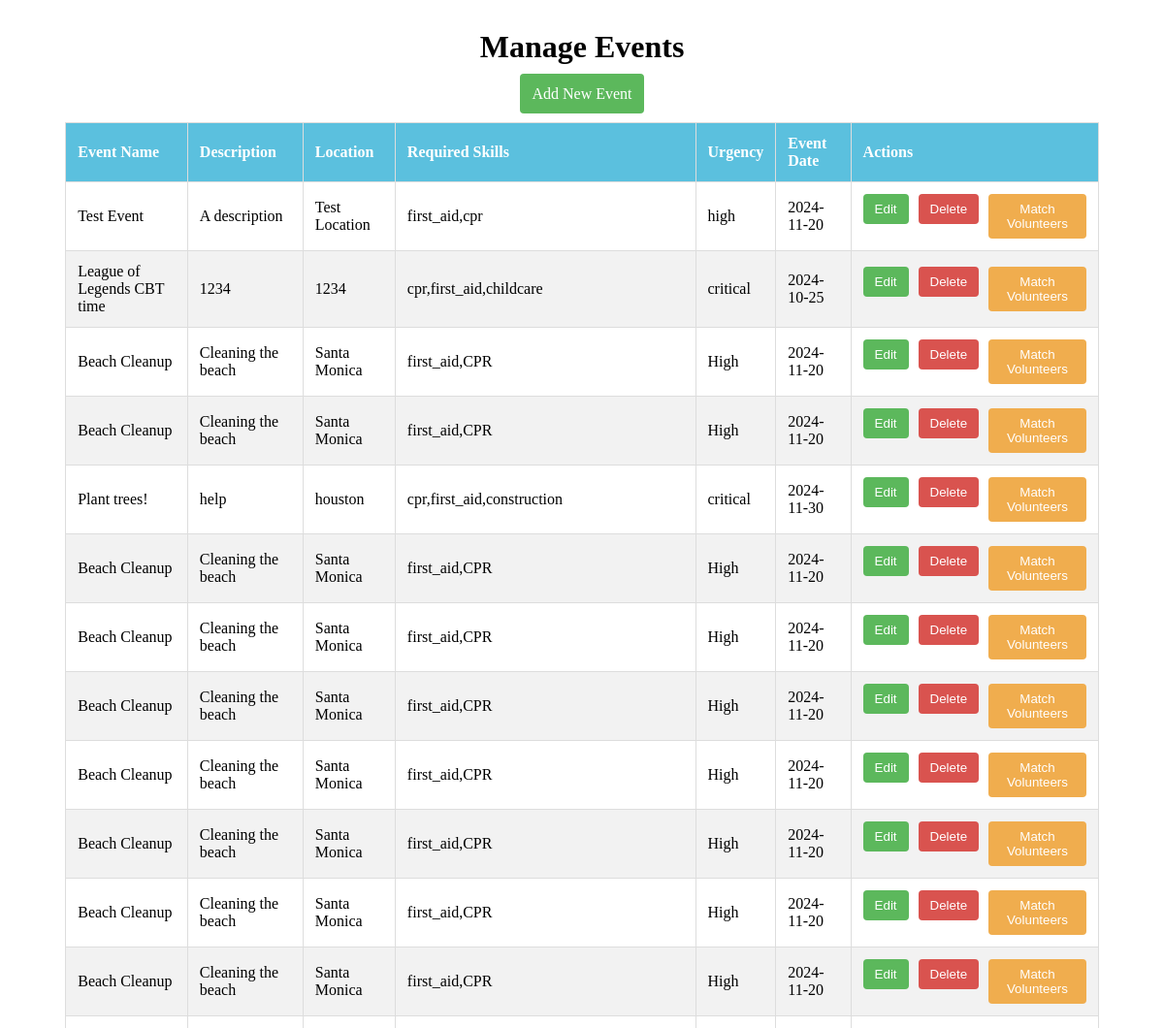
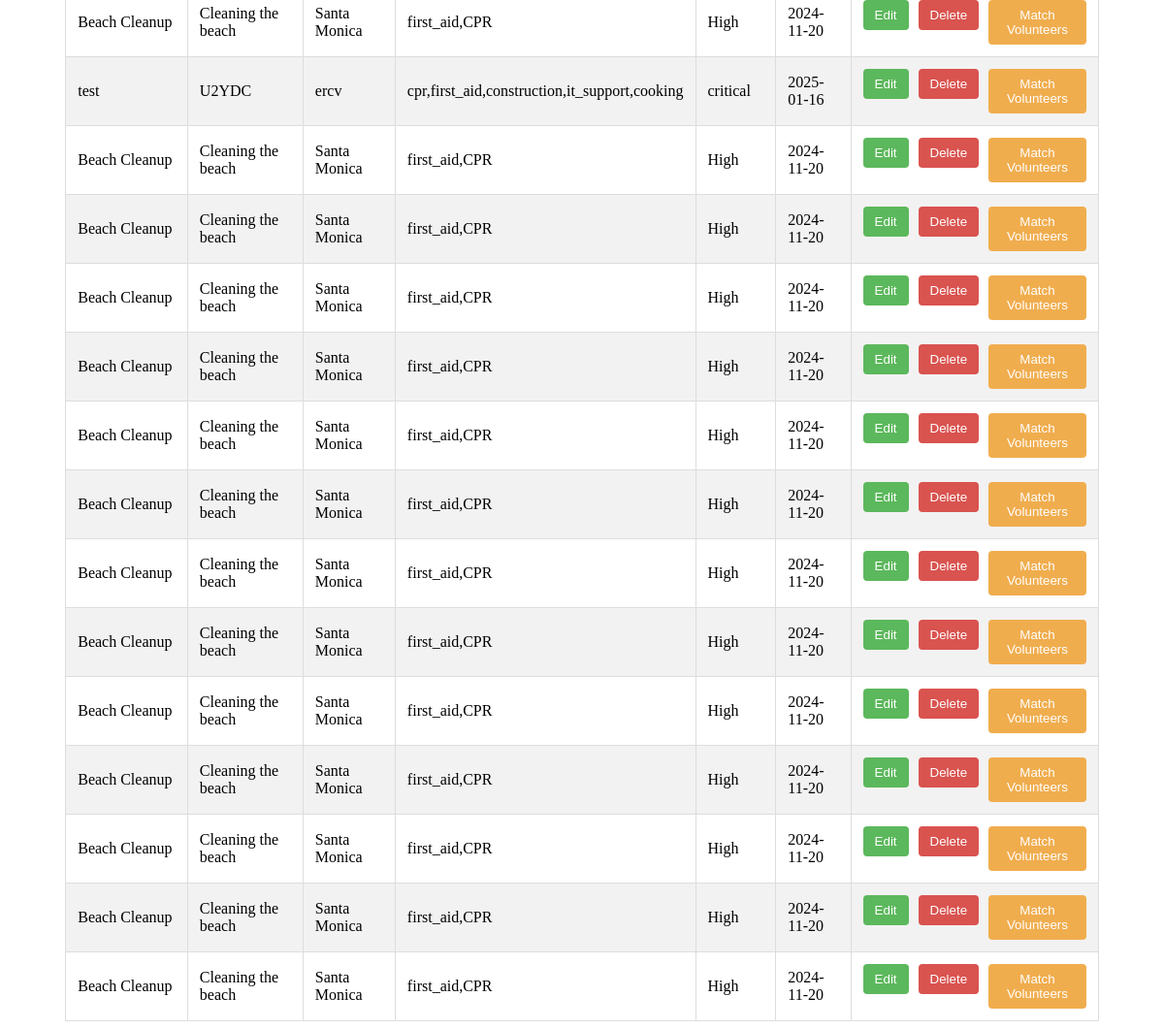
The page /manage_events (signed in) on the database its author committed (2 pictures, top to bottom).
### tables this page shows
CREATE TABLE Events (
    id INTEGER PRIMARY KEY AUTOINCREMENT,
    event_name TEXT NOT NULL,
    event_description TEXT NOT NULL,
    location TEXT NOT NULL,
    required_skills TEXT NOT NULL,
    urgency TEXT NOT NULL,
    event_date DATE NOT NULL,
    created_by INTEGER NOT NULL,
    FOREIGN KEY(created_by) REFERENCES Users(id)
);

### server.py (the view)
@app.route('/manage_events')
def manage_events():
    if 'user_id' not in session or session.get('role') != 'admin':
        return redirect(url_for('splash_screen'))
    events_query = "SELECT * FROM Events"
    events_df = pd.read_sql(events_query, engine)
    events = events_df.to_dict(orient='records')
    return render_template('manage_events.html', events=events)

### templates/manage_events.html (shortened to what this page needs)
<!DOCTYPE html>
<html lang="en">
<head>
</head>
<body>
    <h1>Manage Events</h1>
    <div class="add-event-button">
        <a href="{{ url_for('add_event') }}">Add New Event</a>
    </div>
    <table>
        <thead>
            <tr>
                <th>Event Name</th>
                <th>Description</th>
                <th>Location</th>
                <th>Required Skills</th>
                <th>Urgency</th>
                <th>Event Date</th>
                <th>Actions</th>
            </tr>
        </thead>
        <tbody>
            {% for event in events %}
            <tr>
                <td>{{ event.event_name }}</td>
                <td>{{ event.event_description }}</td>
                <td>{{ event.location }}</td>
                <td>{{ event.required_skills }}</td>
                <td>{{ event.urgency }}</td>
                <td>{{ event.event_date }}</td>
                <td>
                    <div class="action-buttons">
                        <form action="{{ url_for('edit_event', event_id=event.id) }}" method="get">
                            <button type="submit" class="edit">Edit</button>
                        </form>
                        <form action="{{ url_for('delete_event', event_id=event.id) }}" method="post" onsubmit="return confirm('Are you sure you want to delete this event?');">
                            <button type="submit" class="delete">Delete</button>
                        </form>
                        <form action="{{ url_for('match_volunteers', event_id=event.id) }}" method="get">
                            <button type="submit" class="match">Match Volunteers</button>
                        </form>
                    </div>
                </td>
            </tr>
            {% endfor %}
        </tbody>
    </table>
</body>
</html>

### templates/manage_events.html (style rules this page uses)
.action-buttons button.match { background-color: #f0ad4e; }
table { width: 90%; margin: auto; border-collapse: collapse; }
th, td { padding: 12px; border: 1px solid #ddd; text-align: left; }
th { background-color: #5bc0de; color: white; }
tr:nth-child(even) { background-color: #f2f2f2; }
.action-buttons { display: flex; gap: 10px; }
.action-buttons form { display: inline; }
.action-buttons button { padding: 8px 12px; background-color: #5bc0de; border: none; border-radius: 4px; color: #fff; cursor: pointer; }
.action-buttons button.edit { background-color: #5cb85c; }
.action-buttons button.delete { background-color: #d9534f; }
h1 { text-align: center; margin-top: 30px; }
.add-event-button { display: block; width: 200px; margin: 20px auto; text-align: center; }
.add-event-button a { padding: 12px; background-color: #5cb85c; color: #fff; text-decoration: none; border-radius: 4px; }

### rows shown on the page
Events: event_name "Test Event", event_description "A description", location "Test Location", required_skills "first_aid,cpr", urgency "high", event_date "2024-11-20"
Events: event_name "League of Legends CBT time", event_description "1234", location "1234", required_skills "cpr,first_aid,childcare", urgency "critical", event_date "2024-10-25"
Events: event_name "Beach Cleanup", event_description "Cleaning the beach", location "Santa Monica", required_skills "first_aid,CPR", urgency "High", event_date "2024-11-20"
Events: event_name "Beach Cleanup", event_description "Cleaning the beach", location "Santa Monica", required_skills "first_aid,CPR", urgency "High", event_date "2024-11-20"
Events: event_name "Plant trees!", event_description "help", location "houston", required_skills "cpr,first_aid,construction", urgency "critical", event_date "2024-11-30"
Events: event_name "Beach Cleanup", event_description "Cleaning the beach", location "Santa Monica", required_skills "first_aid,CPR", urgency "High", event_date "2024-11-20"
Events: event_name "Beach Cleanup", event_description "Cleaning the beach", location "Santa Monica", required_skills "first_aid,CPR", urgency "High", event_date "2024-11-20"
Events: event_name "Beach Cleanup", event_description "Cleaning the beach", location "Santa Monica", required_skills "first_aid,CPR", urgency "High", event_date "2024-11-20"
Events: event_name "Beach Cleanup", event_description "Cleaning the beach", location "Santa Monica", required_skills "first_aid,CPR", urgency "High", event_date "2024-11-20"
Events: event_name "Beach Cleanup", event_description "Cleaning the beach", location "Santa Monica", required_skills "first_aid,CPR", urgency "High", event_date "2024-11-20"
Events: event_name "Beach Cleanup", event_description "Cleaning the beach", location "Santa Monica", required_skills "first_aid,CPR", urgency "High", event_date "2024-11-20"
Events: event_name "Beach Cleanup", event_description "Cleaning the beach", location "Santa Monica", required_skills "first_aid,CPR", urgency "High", event_date "2024-11-20"
Events: event_name "Beach Cleanup", event_description "Cleaning the beach", location "Santa Monica", required_skills "first_aid,CPR", urgency "High", event_date "2024-11-20"
Events: event_name "test", event_description "U2YDC", location "ercv", required_skills "cpr,first_aid,construction,it_support,cooking", urgency "critical", event_date "2025-01-16"
Events: event_name "Beach Cleanup", event_description "Cleaning the beach", location "Santa Monica", required_skills "first_aid,CPR", urgency "High", event_date "2024-11-20"
Events: event_name "Beach Cleanup", event_description "Cleaning the beach", location "Santa Monica", required_skills "first_aid,CPR", urgency "High", event_date "2024-11-20"
Events: event_name "Beach Cleanup", event_description "Cleaning the beach", location "Santa Monica", required_skills "first_aid,CPR", urgency "High", event_date "2024-11-20"
Events: event_name "Beach Cleanup", event_description "Cleaning the beach", location "Santa Monica", required_skills "first_aid,CPR", urgency "High", event_date "2024-11-20"
Events: event_name "Beach Cleanup", event_description "Cleaning the beach", location "Santa Monica", required_skills "first_aid,CPR", urgency "High", event_date "2024-11-20"
Events: event_name "Beach Cleanup", event_description "Cleaning the beach", location "Santa Monica", required_skills "first_aid,CPR", urgency "High", event_date "2024-11-20"
Events: event_name "Beach Cleanup", event_description "Cleaning the beach", location "Santa Monica", required_skills "first_aid,CPR", urgency "High", event_date "2024-11-20"
Events: event_name "Beach Cleanup", event_description "Cleaning the beach", location "Santa Monica", required_skills "first_aid,CPR", urgency "High", event_date "2024-11-20"
Events: event_name "Beach Cleanup", event_description "Cleaning the beach", location "Santa Monica", required_skills "first_aid,CPR", urgency "High", event_date "2024-11-20"
Events: event_name "Beach Cleanup", event_description "Cleaning the beach", location "Santa Monica", required_skills "first_aid,CPR", urgency "High", event_date "2024-11-20"
Events: event_name "Beach Cleanup", event_description "Cleaning the beach", location "Santa Monica", required_skills "first_aid,CPR", urgency "High", event_date "2024-11-20"
Events: event_name "Beach Cleanup", event_description "Cleaning the beach", location "Santa Monica", required_skills "first_aid,CPR", urgency "High", event_date "2024-11-20"
Events: event_name "Beach Cleanup", event_description "Cleaning the beach", location "Santa Monica", required_skills "first_aid,CPR", urgency "High", event_date "2024-11-20"
